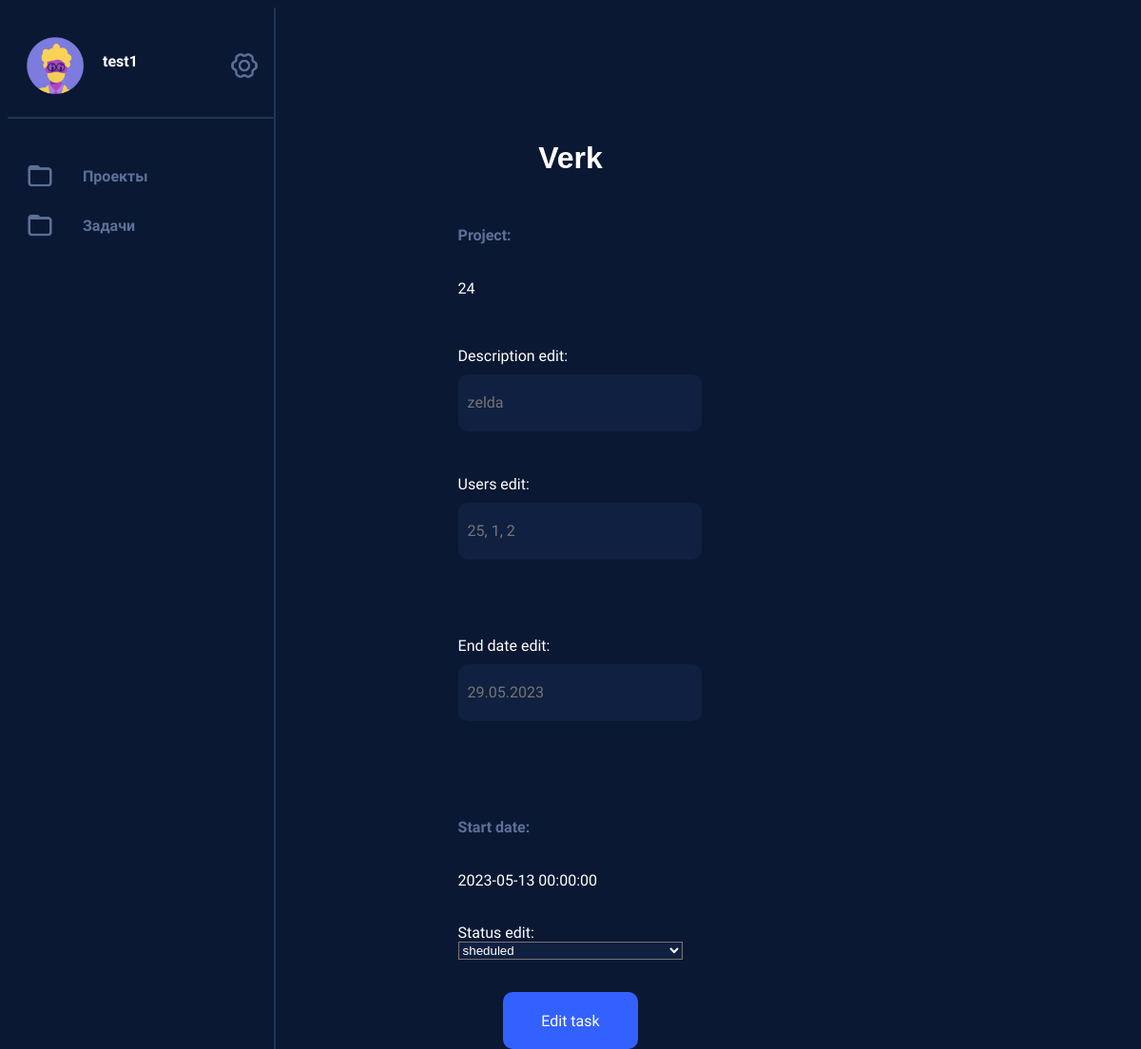
/task_edit/52 (signed in), run on an earlier commit of the app's database.
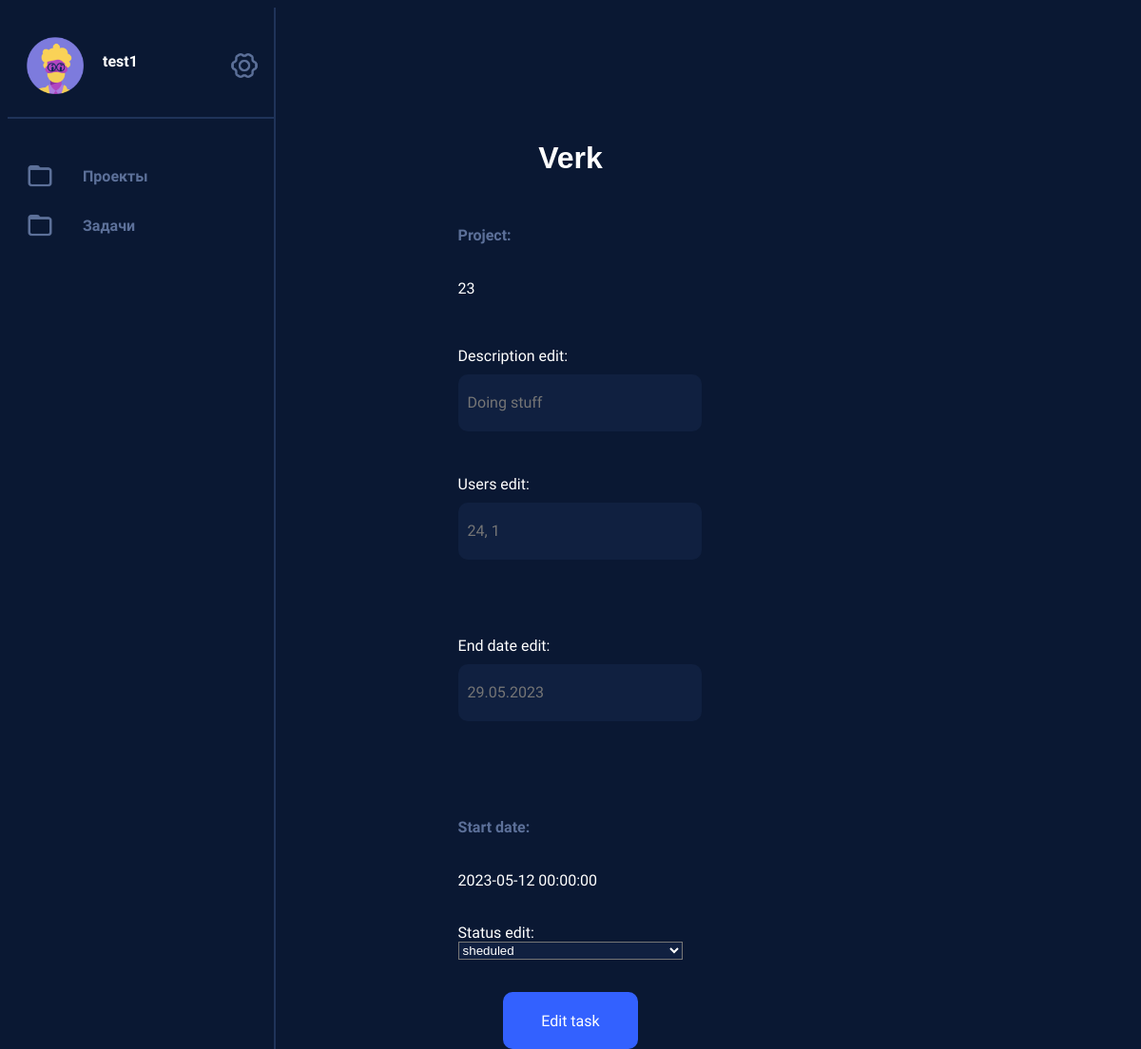
And on a later commit of the database.
### data/users.py (models this page shows, shortened)
class User(SqlAlchemyBase, UserMixin, SerializerMixin):
    __tablename__ = 'users'
    id = sqlalchemy.Column(sqlalchemy.Integer, primary_key=True, autoincrement=True)
    login = sqlalchemy.Column(sqlalchemy.String, nullable=True)
    password = sqlalchemy.Column(sqlalchemy.String, nullable=True)
    email = sqlalchemy.Column(sqlalchemy.String, index=True, unique=True, nullable=True)
    phone = sqlalchemy.Column(sqlalchemy.String, index=True, unique=True, nullable=True)
    name = sqlalchemy.Column(sqlalchemy.String, nullable=True)
    birth_date = sqlalchemy.Column(sqlalchemy.DateTime, nullable=True)
    bio = sqlalchemy.Column(sqlalchemy.String, nullable=True)
    projects = sqlalchemy.Column(sqlalchemy.String, nullable=True, default=None)
    tasks = sqlalchemy.Column(sqlalchemy.String, nullable=True, default=None)
    picture = sqlalchemy.Column(sqlalchemy.Integer, nullable=True)

### data/tasks.py (models this page shows)
class Tasks(SqlAlchemyBase, SerializerMixin):
    __tablename__ = 'tasks'
    id = sqlalchemy.Column(sqlalchemy.Integer, primary_key=True, autoincrement=True)
    project = sqlalchemy.Column(sqlalchemy.Integer, nullable=True) #к которому он привязан
    description = sqlalchemy.Column(sqlalchemy.String, nullable=True) #описание задачи
    users = sqlalchemy.Column(sqlalchemy.String, nullable=True) # ID людей, которые отвечают за задачу ( 1, 4, 6 и тд)
    start_date = sqlalchemy.Column(sqlalchemy.DateTime, nullable=True, default=datetime.date.today())
    end_date = sqlalchemy.Column(sqlalchemy.DateTime, nullable=True)
    status = sqlalchemy.Column(sqlalchemy.String, nullable=True)

### services/project_view.py (the view, shortened to what this page needs)
@blueprint.route('/task_edit/<int:task_id>', methods=['GET', 'POST'])
@login_required
def task_edit(task_id):
    user_id = flask_login.current_user.id
    db_session = session.create_session()
    user = db_session.query(User).get(user_id)
    task = db_session.query(Tasks).get(task_id)
    start_date = task.start_date
    project = task.project
    us_pr = user.projects.split(", ")
    if str(project) not in us_pr:
        return redirect("/projects")
    form = EditForm()
    form.description.description = task.description
    form.users.description = task.users
    form.end_date.description = ".".join(str(task.end_date).split()[0].split("-")[::-1])
    print(form.end_date.description)
    form.status.description = task.status
    form.status.choices = ['sheduled', "overdue", "in process", "completed"]
    return render_template('task_edit.html', title='Verk | Profile', name=user.name, email=user.email,
                           phone=user.phone, form=form, list_of_avatars=list_of_avatars, avatar=user.picture,
                           birth_date=str(user.birth_date).split()[0], bio=user.bio, id=user_id, start_date=start_date,
                           project=project)

### services/project_view.py
class EditForm(FlaskForm):
    description = StringField('Description', description='test')
    users = StringField('Users', description='test')
    end_date = StringField("End date", description='test')
    status = SelectField('Status', choices=[])
    submit = SubmitField('Edit')

### data/db_session.py (called while the page is built)
def create_session() -> Session:
    global __factory
    return __factory()

### funcs.py (called while the page is built)
@login_manager.user_loader
def load_user(user_id):
    return db_session.query(User).get(user_id)

### templates/task_edit.html (shortened to what this page needs)
<!DOCTYPE html>
<html>
<head>
    <link href="/static/style.css" rel="stylesheet" type="text/css" />
</head>
<body>
{% extends "base.html" %}
{% block content %}
<form action="" method="post" class="form">
    <div class="form_header">
            <h1><b>Verk</b></h1>
    </div>
    <div class="form_item">
            <h4>Project:</h4>
            <p>{{project}}</p>
    </div>
    <div class="form_item">
       <p>
        <label for="description">Description edit: </label>
        {{ form.description(class="form-control", placeholder=form.description.description) }}<br>
    </p>
    </div>
    <div class="form_item">
         <label for="users">Users edit:</label>
        {{ form.users(class="form-control", placeholder=form.users.description) }}<br>
    </div>
    <div class="form_item">
         <label for="end_date">End date edit: </label>
        {{ form.end_date(class="form-control", placeholder=form.end_date.description)}}<br>
    </div>
        <div class="form_item">
            <h4>Start date:</h4>
            <p>{{start_date}}</p>
    </div>
    <div class="form_item">
         <label for="status">Status edit: </label>
        {{ form.status(class="choose_item",  placeholder=form.status.description) }}<br>
    </div>
    <div class="form_item">
         <button type="submit" value="Log in">Edit task</button>
    </div>
</form>
{% endblock %}

### templates/base.html (shortened to what this page needs)
<!DOCTYPE html>
<html>
<head>
    <link href="/static/style.css" rel="stylesheet" type="text/css" />
</head>
<body class="base_aside">
    <aside>
        <div class="account_menu">
            <div class="profile_pic">
                <img src="{{list_of_avatars[avatar]}}">
            </div>
            <div class="greeting">
                <h3><a href="/profile/{{id}}">{{name}}</a></h3>
            </div>
            <div class="icon">
                <img src="/static/icons/settings.png">
            </div>
        </div>
        <div class="page_menu">
            <div class="page_element">
                <div class="icon">
                    <img src="/static/icons/folder.png">
                </div>
                <h4><a href="/projects">Проекты</a></h4>
            </div>
            <div class="page_element">
                <div class="icon">
                    <img src="/static/icons/folder.png">
                </div>
                <h4><a href="/tasks">Задачи</a></h4>
            </div>
        </div>
    </aside>
{% block content %}{% endblock %}
</body>
</html>

### static/style.css (style rules this page uses)
html, body { height: 100%; width: 100%; background-color: #0A1833; font-family: Nunito, Arial; display: flex; }
h1 { font-family: Arial; color: #FFF; }
h4 { font-family: Nunito; font-size: 16px; color: #5C7099; }
h4 a { color: #5C7099; text-decoration: none; }
h3 { font-family: Nunito; font-size: 16px; color: #FFF; }
p { font-family: Nunito; font-size: 16px; color: #FFF; }
aside { padding-top: 1%; padding: 0%; max-width: 280px; border-width: 0px; border-right-width: 2px; border-style: solid; border-color: #1F3359; position: fixed; background-color: #0A1833; height: 100%; }
.account_menu { display: flex; margin-top: 4%; padding: 20px; margin-bottom: 40px; border-style: solid; border-color: #1F3359; border-width: 0px; border-bottom-width: 2px; }
.greeting { display: grid; margin-left: 20px; min-width: 130px; }
.profile_pic img { width: 60px; }
.page_menu { padding-left: 20px; margin-left: 5px; padding-bottom: 30px; border-style: solid; border-color: #1F3359; border-bottom: None; border-width: 0px; border-bottom-width: 2px; }
.page_element { display: flex; margin: -10px; }
.icon img { max-width: 60px; width: 40%; min-width: 30px; margin-left: 4px; margin-top: 15px; }
aside .icon img { margin-right: 120%; }
button { width: 160px; height: 48px; margin-top: -5px; margin-left: 10px; margin-right: 10px; background-color: #3361FF; color: #FFF; border: None; border-radius: 10px; padding: 10px; font-family: Nunito; font-size: 16px; }
.form { display: grid; color: #FFF; max-width: 20%; margin-top: 10%; margin-right: 40%; margin-left: 40%; }
.form h1 { text-align: center; }
.form_item { display: grid; margin-top: 10px; margin-bottom: 10px; }
.choose_item { background-color: #102040; color: white; }
.form input { background-color: #102040; border: None; border-radius: 10px; padding: 10px; font-family: Nunito; font-size: 16px; width: 100%; height: 40px; color: #FFF; margin-top: 10px; margin-bottom: 10px; }
.form button { width: 60%; height: 60px; margin-left: 20%; margin-right: 20%; background-color: #3361FF; color: #FFF; border: None; border-radius: 10px; padding: 10px; font-family: Nunito; font-size: 16px; }
h3 a { font-family: Nunito; font-size: 16px; color: #FFF; text-decoration: none; }
a { color: #FFF; }

What changed in the data, as far as the page shows it:
changed Tasks "sheduled": start_date "2023-05-13 00:00:00" → "2023-05-12 00:00:00"
Also different on the page:
{{ project }}: "24" → "23"
